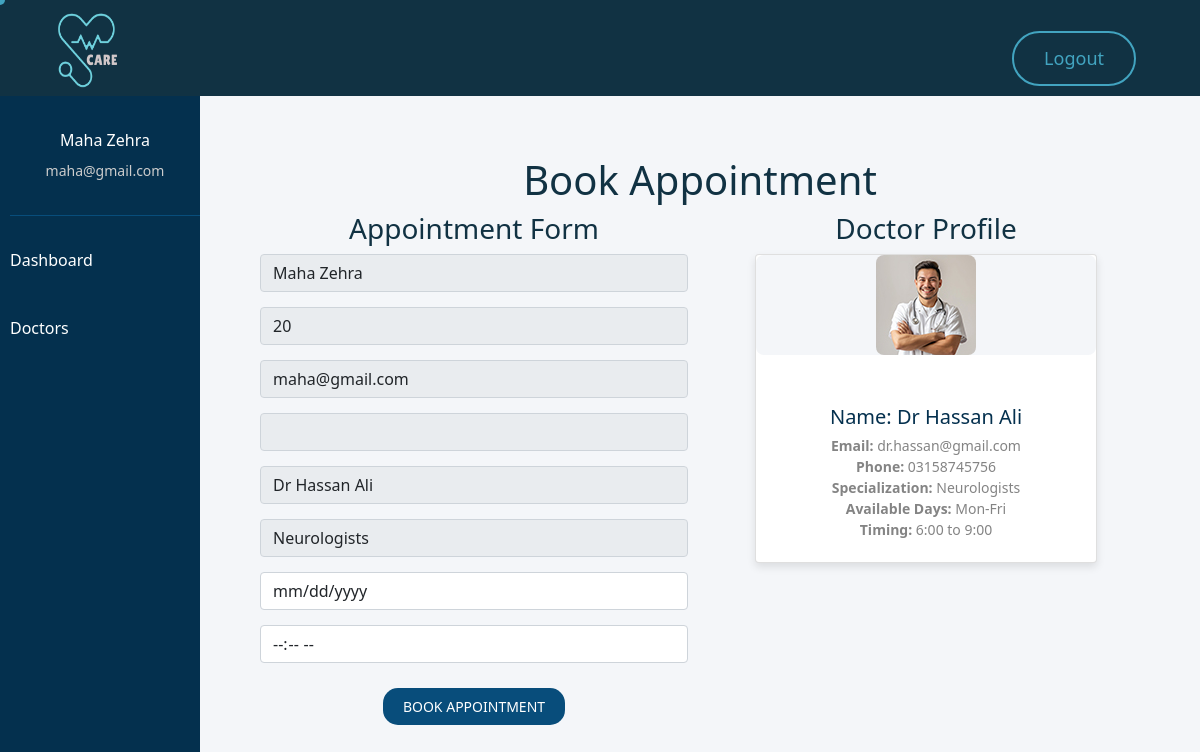
/patient/appointment.php?id=35 (signed in), run on the app's committed database.
### tables this page shows
CREATE TABLE `patient_reg` (
  `id` int(11) NOT NULL,
  `patient_name` varchar(50) NOT NULL,
  `patient_age` int(50) NOT NULL,
  `patient_email` varchar(50) NOT NULL,
  `patient_phone` varchar(50) NOT NULL,
  `patient_password` varchar(255) DEFAULT NULL
);

CREATE TABLE `doctor_add` (
  `id` int(11) NOT NULL,
  `doctor_name` varchar(100) NOT NULL,
  `doctor_email` varchar(100) NOT NULL,
  `doctor_phone` varchar(15) NOT NULL,
  `doctor_days` varchar(100) DEFAULT NULL,
  `timing` varchar(100) DEFAULT NULL,
  `password` varchar(255) DEFAULT NULL,
  `file_name` varchar(255) DEFAULT NULL,
  `status` enum('pending','approved','rejected') NOT NULL DEFAULT 'pending',
  `created_at` timestamp NULL DEFAULT current_timestamp(),
  `city` int(11) DEFAULT NULL,
  `specialization_id` int(11) DEFAULT NULL
);

CREATE TABLE `specialization` (
  `sp_id` int(11) NOT NULL,
  `sp_name` varchar(100) NOT NULL
);

### patient/connection.php (called while the page is built, shortened)
<?php
$con = mysqli_connect("localhost", "root", "", "hospital_management_system");
$patient_email = $_SESSION['patient'];
$query = "SELECT patient_name, patient_email, patient_phone FROM patient_reg WHERE patient_email = ?";
$stmt = mysqli_prepare($con, $query);
mysqli_stmt_bind_param($stmt, "s", $patient_email);
mysqli_stmt_execute($stmt);
$result = mysqli_stmt_get_result($stmt);
if (mysqli_num_rows($result) > 0) {
    $user = mysqli_fetch_assoc($result);
    $patient_name = $user['patient_name'];
    $patient_email = $user['patient_email'];
} else {
    $patient_name = "Unknown";
    $patient_email = "No email found";
    $patient_phone = "No phone found";
}
?>

### patient/appointment.php (the view, shortened to what this page needs)
<?php
require_once "connection.php";
$doctor_id = $_GET['id'] ?? null;
$query = "SELECT * FROM patient_reg WHERE patient_email = ?";
$stmt = $con->prepare($query);
$stmt->bind_param("s", $_SESSION["patient"]);
$stmt->execute();
$patient_info = $stmt->get_result()->fetch_assoc();
$doctor_query = "
    SELECT doctor_add.*, specialization.sp_name
    FROM doctor_add
    JOIN specialization ON doctor_add.specialization_id = specialization.sp_id
    WHERE doctor_add.id = ? AND doctor_add.status = 'approved'";
$stmt = $con->prepare($doctor_query);
$stmt->bind_param("i", $doctor_id);
$stmt->execute();
$doctor_info = $stmt->get_result()->fetch_assoc();
?>
<!DOCTYPE html>
<html lang="en">
<head>
    <link rel="stylesheet" href="css/layout.css">
    <?php require_once "mainlinks.php"; ?>
</head>
<body class="tt-magic-cursor">
<div id="magic-cursor">
</div>
    <div class="dashboard_container">
        <?php include('linkheader.php'); ?>
        <div class="dashboard_main">
            <?php include('side.php'); ?>
            <div class="dashboard_content_main">
                <div class="main-content">
                    <h1>Book Appointment</h1>
                    <div class="row">
                        <div class="col-lg-6 col-md-6">
                            <h3>Appointment Form</h3>
                            <form method="post">
                                <input type="text" value="<?php echo htmlspecialchars($patient_info["patient_name"]); ?>" disabled class="form-control">
                                <input type="number" value="<?php echo htmlspecialchars($patient_info["patient_age"]); ?>" disabled class="form-control">
                                <input type="email" value="<?php echo htmlspecialchars($patient_info["patient_email"]); ?>" disabled class="form-control">
                                <input type="number" value="<?php echo htmlspecialchars($patient_info["patient_phone"]); ?>" disabled class="form-control">
                                <input type="text" value="<?php echo htmlspecialchars($doctor_info["doctor_name"]); ?>" disabled class="form-control">
                                <input type="text" value="<?php echo htmlspecialchars($doctor_info["sp_name"]); ?>" disabled class="form-control">
                                <input type="date" name="appointment_date" class="form-control" required>
                                <input type="time" name="appointment_time" class="form-control" required>
                                <button type="submit" name="appointment_btn"  class="btn_appointment">Book Appointment</button>
                            </form>
                        </div>
                        <div class="col-lg-6 col-md-6">
                            <h3>Doctor Profile</h3>
                            <div class="card">
                                <div class="post-image">
                                    <?php if (!empty($doctor_info['file_name'])): ?>
                                        <img src="../<?php echo htmlspecialchars($doctor_info["file_name"]); ?>" alt="Doctor Picture">
                                    <?php else: ?>
                                        <img src="default-doctor.jpg" alt="Default Doctor">
                                    <?php endif; ?>
                                </div>
                                <div class="card-body">
                                    <h5>Name: <?php echo htmlspecialchars($doctor_info["doctor_name"] ?? "N/A"); ?></h5>
                                    <p>
                                        <strong>Email:</strong> <?php echo htmlspecialchars($doctor_info["doctor_email"] ?? "N/A"); ?><br>
                                        <strong>Phone:</strong> <?php echo htmlspecialchars($doctor_info["doctor_phone"] ?? "N/A"); ?><br>
                                        <strong>Specialization:</strong> <?php echo htmlspecialchars($doctor_info["sp_name"] ?? "N/A"); ?><br>
                                        <strong>Available Days:</strong> <?php echo htmlspecialchars($doctor_info["doctor_days"] ?? "N/A"); ?><br>
                                        <strong>Timing:</strong> <?php echo htmlspecialchars($doctor_info["timing"] ?? "N/A"); ?>
                                    </p>
                                </div>
                            </div>
                        </div>
                    </div>
                </div>
            </div>
        </div>
    </div>
</body>
</html>

### patient/side.php (shortened to what this page needs)
<div class="sidebar">
    <div class="profile-section">
        <h4><?php echo htmlspecialchars($patient_name); ?></h4>
        <p><?php echo htmlspecialchars($patient_email); ?></p>
    </div>
    <ul class="navbar-nav ms-auto mb-2 mb-lg-0">
        <li class="nav-item">
            <a class="nav-link active" href="index.php">Dashboard</a>
        </li>
        <li class="nav-item">
            <a class="nav-link active" href="doctor-detail.php">Doctors</a>
        </li>
    </ul>
</div>

### patient/css/layout.css (style rules this page uses)
.dashboard_container { display: flex; flex-direction: column; height: 100vh; overflow: hidden; }
.dashboard_main { display: flex; flex: 1; overflow: hidden; }
.dashboard_content_main { flex: 1; padding: 20px; background-color: #f4f6f9; overflow-y: auto; box-sizing: border-box; }

### css/custom.css (style rules this page uses)
:root { --body-background : #FFF7F4; --primary-color : #113243; --text-color : #191717eb; --accent-color : #42a4c0; --secondry-color : #FFFFFF; --transparent-color : #fffbfbcb; --transparent-secondry-color : #000000aa; --light-Background : #bcddf7; --light-accent-color : #113f56; --default-font : "Figtree", sans-serif;; }
body { font-family: var(--default-font); font-size: 16px; font-weight: 400; line-height: 1.5em; color: var(--text-color); background: var(--body-background); }
p { margin: 0; font-size: 18px; }
h1, h2, h3, h4, h5, h6 { font-weight: 600; color: var(--primary-color); line-height: 1.1em; margin :0; }
img { max-width: 100%; }
a { text-decoration: none; }
html, body { width: 100%; overflow-x: clip; }
.row { margin-right: -15px; margin-left: -15px; }
.row > * { padding-right: 15px; padding-left: 15px; }
#magic-cursor { position: absolute; width: 10px !important; height: 10px !important; pointer-events: none; z-index: 1000000; }
.post-image { margin-bottom: 30px; }
.post-image img { aspect-ratio: 1 / 0.50; object-fit: cover; }

### patient/appointment.php (style rules this page uses)
.main-content { padding: 40px; background-color: #f4f6f9; min-height: 100vh; text-align: center; }
.form-control { margin-bottom: 15px; border: 1px solid #ccc; border-radius: 4px; padding: 8px 12px; }
.card { background-color: #fff; border-radius: 10px; box-shadow: 0 4px 8px rgba(0, 0, 0, 0.1); overflow: hidden; transition: transform 0.3s ease; width: 80%; margin: 0 auto; }
.post-image { overflow: hidden; border-radius: 8px; background-color: #f4f6f9; }
.post-image img { object-fit: contain; border-radius: 8px; }
.card-body { text-align: center; }
.card-body h5 { font-size: 20px; color: #04304e; margin: 4px 0; }
.card-body p { font-size: 14px; color: #848484; margin: 6px 0; }
.btn_appointment { margin-top: 10px; padding: 8px 20px; background-color: #084d7b; border: #084d7b; color: #fff; text-transform: uppercase; border-radius: 15px; text-decoration: none; font-size: 14px; transition: background-color 0.3s ease; }
.col-lg-6 { max-width: 400px; margin-bottom: 20px; }

### patient/side.php (style rules this page uses)
.sidebar { width: 200px; background-color: #04304e; color: #fff; padding-top: 20px; height: 100%; overflow-y: auto; padding-left: 10px; box-shadow: 2px 0 5px rgba(0, 0, 0, 0.1); }
.sidebar a { display: block; padding: 12px 20px; color: #fff; text-decoration: none; font-size: 16px; margin-bottom: 10px; transition: background-color 0.3s, padding-left 0.3s; }
.sidebar .profile-section { text-align: center; padding: 10px 0; border-bottom: 1px solid #084d7b; margin-bottom: 10px; height: 100px; }
.sidebar .profile-section h4 { font-size: 16px; margin: 5px 0 10px; color: #fff; }
.sidebar .profile-section p { font-size: 14px; color: #ccc; margin: 0; word-wrap: break-word; }
.navbar-nav { list-style-type: none; padding-left: 0; margin-top: 20px; }
.nav-item { margin-bottom: 10px; }

### data on the page
patient_reg: patient_name "Maha Zehra", patient_email "maha@gmail.com", patient_age "20"
doctor_add: doctor_name "Dr Hassan Ali", specialization.sp_name "Neurologists", file_name (picture), doctor_email "dr.hassan@gmail.com", doctor_phone "03158745756", doctor_days "Mon-Fri", timing "6:00 to 9:00"
